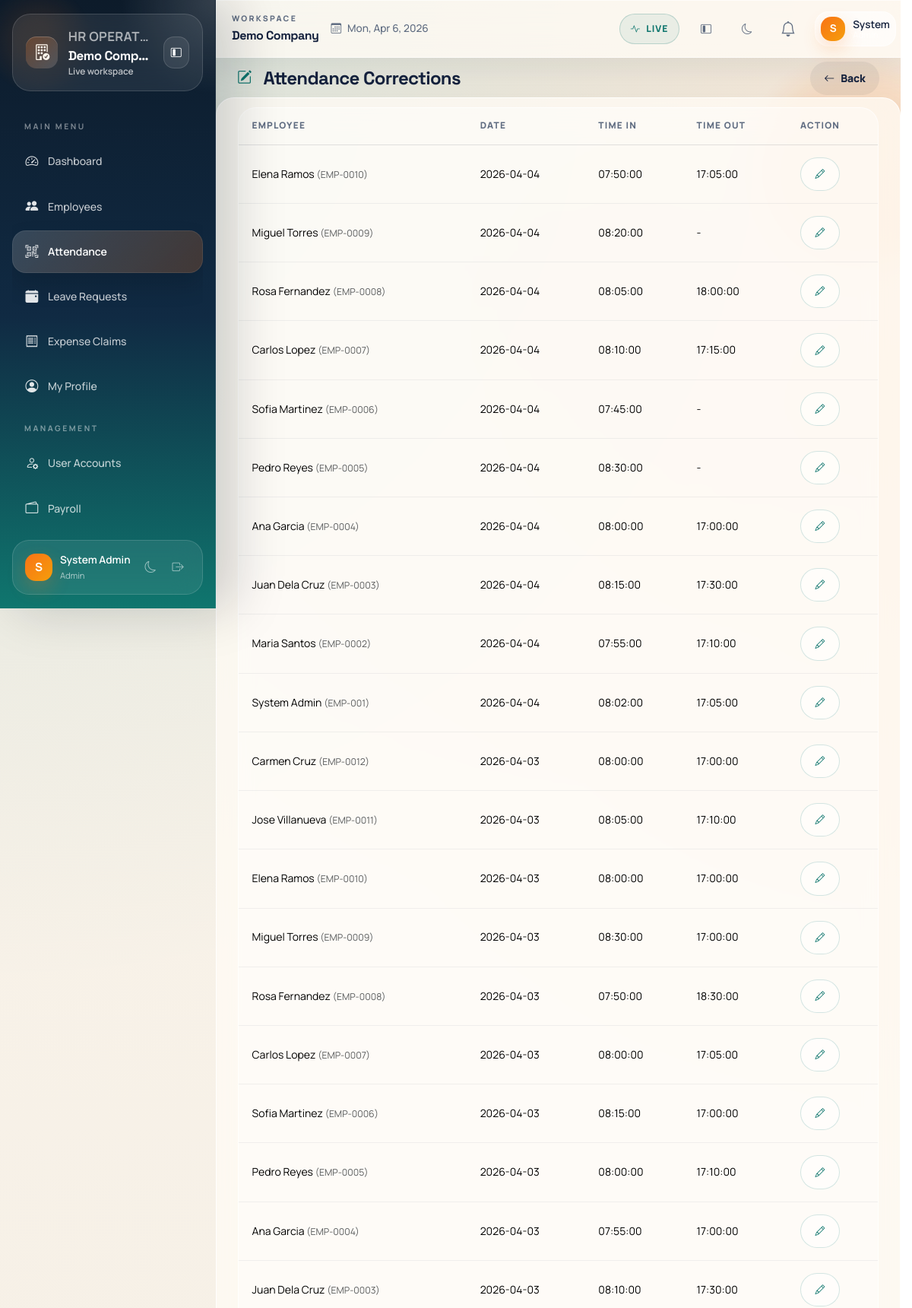
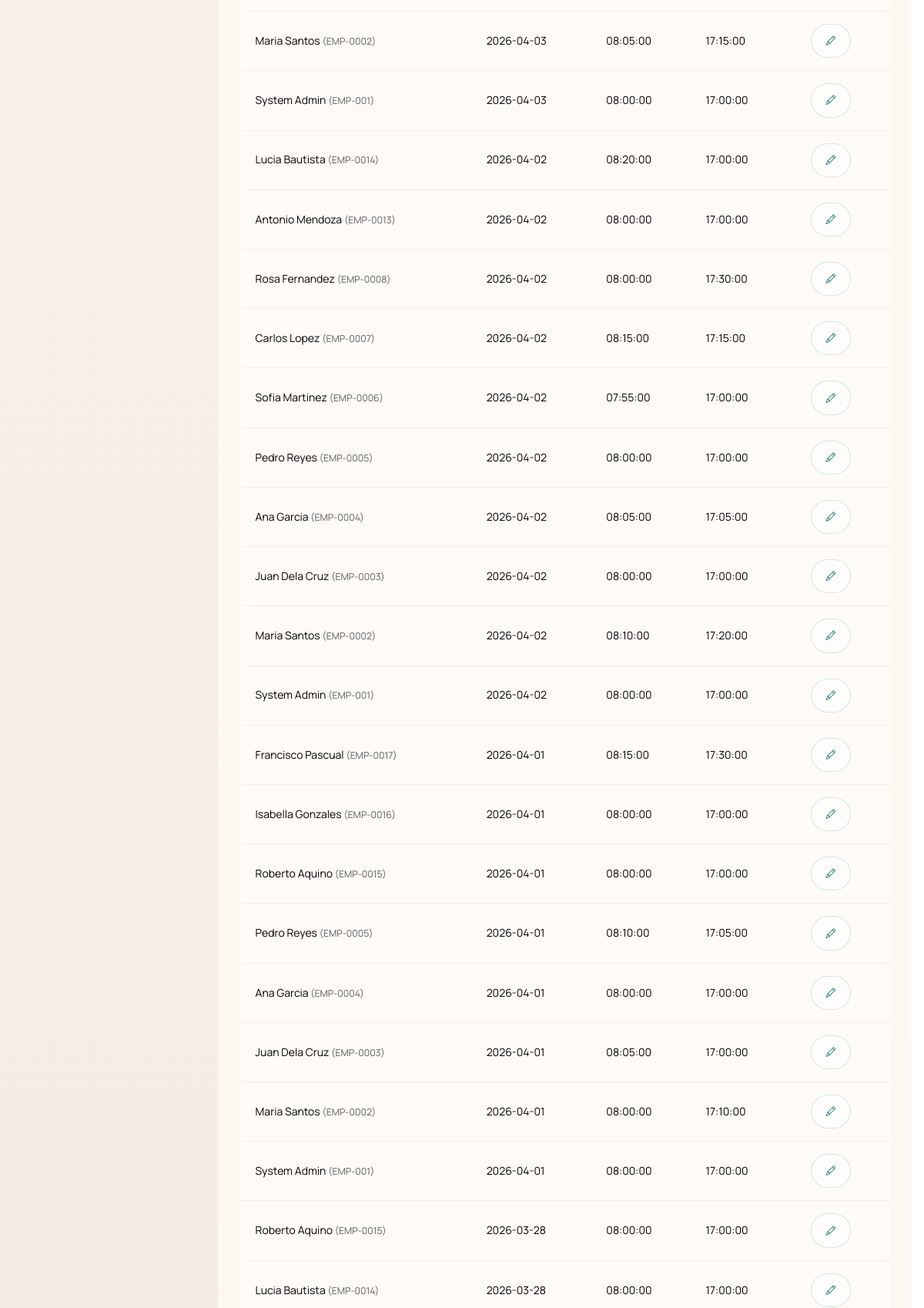
Screenshot of /modules/attendance/correct.php (signed in, upper part) with the database file from the repository (2 pictures, top to bottom).
### tables this page shows
CREATE TABLE attendance (
    id INT AUTO_INCREMENT PRIMARY KEY,
    company_id INT NOT NULL,
    employee_id INT NOT NULL,
    date DATE NOT NULL,
    time_in TIME NULL,
    time_out TIME NULL,
    notes VARCHAR(255),
    UNIQUE KEY uniq_attendance(company_id, employee_id, date)
);

CREATE TABLE employees (
    id INT AUTO_INCREMENT PRIMARY KEY,
    company_id INT NOT NULL,
    employee_code VARCHAR(30),
    first_name VARCHAR(100) NOT NULL,
    last_name VARCHAR(100) NOT NULL,
    email VARCHAR(150) NOT NULL,
    phone VARCHAR(50),
    department_id INT NULL,
    position_id INT NULL,
    hire_date DATE NULL,
    basic_salary DECIMAL(10,2) DEFAULT 0,
    status ENUM('active','inactive') DEFAULT 'active',
    created_at DATETIME DEFAULT CURRENT_TIMESTAMP,
    UNIQUE KEY uniq_emp_code(company_id, employee_code),
    UNIQUE KEY uniq_emp_email(company_id, email)
);

### includes/functions.php (called while the page is built, shortened)
<?php
function e($s) {
    return htmlspecialchars($s ?? "", ENT_QUOTES, "UTF-8");
}

### modules/attendance/correct.php (the view, shortened to what this page needs)
<?php
require_once __DIR__.'/../../config/db.php';
require_once __DIR__.'/../../includes/header.php';
require_once __DIR__.'/../../includes/nav.php';
$cid = company_id() ?? 1;
$rows = $pdo->prepare("SELECT a.*, e.first_name, e.last_name, e.employee_code
    FROM attendance a
    JOIN employees e ON e.id = a.employee_id
    WHERE a.company_id = ?
    ORDER BY a.date DESC, a.id DESC
    LIMIT 100");
$rows->execute([$cid]);
$rows = $rows->fetchAll();
?>
<div class="page-header d-flex justify-content-between align-items-center">
    <h4><i class="bi bi-pencil-square me-2"></i>Attendance Corrections</h4>
    <a href="index.php" class="btn btn-secondary"><i class="bi bi-arrow-left me-2"></i>Back</a>
</div>
<div class="card">
    <div class="card-body p-0">
        <table class="table table-hover mb-0">
            <thead><tr><th>Employee</th><th>Date</th><th>Time In</th><th>Time Out</th><th>Action</th></tr></thead>
            <tbody>
            <?php foreach($rows as $r): ?>
                <tr>
                    <td><?= e($r['first_name'].' '.$r['last_name']) ?> <small class="text-muted">(<?= e($r['employee_code']) ?>)</small></td>
                    <td><?= e($r['date']) ?></td>
                    <td><?= e($r['time_in'] ?? '-') ?></td>
                    <td><?= e($r['time_out'] ?? '-') ?></td>
                    <td><button class="btn btn-sm btn-outline-primary" data-bs-toggle="modal" data-bs-target="#edit<?= (int)$r['id'] ?>"><i class="bi bi-pencil"></i></button></td>
                </tr>
            <?php endforeach; ?>
            </tbody>
        </table>
    </div>
</div>
<?php require_once __DIR__.'/../../includes/footer.php'; ?>

### public/assets/css/style.css (style rules this page uses)
:root { --primary: #6366f1; --primary-dark: #4f46e5; --secondary: #818cf8; --success: #10b981; --warning: #f59e0b; --danger: #ef4444; --info: #06b6d4; --dark: #1e293b; --darker: #0f172a; --sidebar-w: 260px; --topbar-h: 64px; --bg: #f1f5f9; --bg-card: #ffffff; --text: #1e293b; --text-muted: #64748b; --border: #e2e8f0; --radius: 14px; --radius-sm: 8px; --radius-lg: 20px; --shadow-sm: 0 1px 3px rgba(0,0,0,.08), 0 1px 2px rgba(0,0,0,.06); --shadow: 0 4px 16px rgba(0,0,0,.08), 0 2px 4px rgba(0,0,0,.06); --shadow-lg: 0 12px 40px rgba(0,0,0,.12), 0 4px 12px rgba(0,0,0,.08); --sidebar-bg: linear-gradient(180deg, #1e293b 0%, #0f172a 100%); --sidebar-accent: #6366f1; }
*, *::before, *::after { box-sizing: border-box; margin: 0; padding: 0; }
html { scroll-behavior: smooth; }
body { font-family: 'Inter', -apple-system, BlinkMacSystemFont, 'Segoe UI', Roboto, sans-serif; font-size: 14px; line-height: 1.6; background: var(--bg); color: var(--text); min-height: 100vh; -webkit-font-smoothing: antialiased; -moz-osx-font-smoothing: grayscale; }
.main-content > *:not(.top-bar):not(.page-header) { padding-left: 2rem; padding-right: 2rem; }
.main-content > *:last-child { padding-bottom: 2.5rem; }
.page-header { display: flex; align-items: center; justify-content: space-between; flex-wrap: wrap; gap: 0.75rem; padding: 1.5rem 2rem 1rem; border-bottom: 1px solid var(--border); background: var(--bg-card); margin-bottom: 0; }
.page-header h4, .page-header h3 { font-weight: 700; color: var(--text); margin: 0; font-size: 1.3rem; display: flex; align-items: center; gap: 0.5rem; }
.page-header h4 i, .page-header h3 i { color: var(--primary); font-size: 1.2rem; }
.main-content > .page-header + * { padding-top: 1.75rem; }
.card { border: 1px solid var(--border); border-radius: var(--radius); box-shadow: var(--shadow-sm); background: var(--bg-card); overflow: hidden; transition: box-shadow 0.2s ease; }
.card-body { padding: 1.25rem; }
.table { margin-bottom: 0; color: var(--text); }
.table thead th { background: linear-gradient(135deg, #4f46e5 0%, #7c3aed 100%); color: white; font-weight: 700; border: none; padding: 0.9rem 1rem; font-size: 0.72rem; text-transform: uppercase; letter-spacing: 0.8px; white-space: nowrap; }
.table thead th:first-child { border-radius: 10px 0 0 0; }
.table thead th:last-child { border-radius: 0 10px 0 0; }
.table tbody tr { border-bottom: 1px solid var(--border); transition: background 0.15s ease; }
.table td { padding: 0.85rem 1rem; vertical-align: middle; border-color: var(--border); font-size: 0.875rem; }
.btn { border-radius: var(--radius-sm); font-weight: 600; font-size: 0.875rem; padding: 0.5rem 1.1rem; transition: transform 0.15s ease, box-shadow 0.15s ease, opacity 0.15s; border: none; }
.btn-secondary { background: #e2e8f0; color: var(--text); }
.btn-sm { padding: 0.35rem 0.75rem; font-size: 0.8rem; border-radius: var(--radius-sm); }
.btn-outline-primary { border: 1.5px solid var(--primary); color: var(--primary); background: transparent; }
.card, .stat-card { animation: fadeIn 0.25s ease; }

### rows the page displays
attendance: employee.last_name "Elena Ramos", employee.employee_code "EMP-0010", date "2026-04-04", time_in "07:50:00", time_out "17:05:00"
attendance: employee.last_name "Miguel Torres", employee.employee_code "EMP-0009", date "2026-04-04", time_in "08:20:00", time_out "-"
attendance: employee.last_name "Rosa Fernandez", employee.employee_code "EMP-0008", date "2026-04-04", time_in "08:05:00", time_out "18:00:00"
attendance: employee.last_name "Carlos Lopez", employee.employee_code "EMP-0007", date "2026-04-04", time_in "08:10:00", time_out "17:15:00"
attendance: employee.last_name "Sofia Martinez", employee.employee_code "EMP-0006", date "2026-04-04", time_in "07:45:00", time_out "-"
attendance: employee.last_name "Pedro Reyes", employee.employee_code "EMP-0005", date "2026-04-04", time_in "08:30:00", time_out "-"
attendance: employee.last_name "Ana Garcia", employee.employee_code "EMP-0004", date "2026-04-04", time_in "08:00:00", time_out "17:00:00"
attendance: employee.last_name "Juan Dela Cruz", employee.employee_code "EMP-0003", date "2026-04-04", time_in "08:15:00", time_out "17:30:00"
attendance: employee.last_name "Maria Santos", employee.employee_code "EMP-0002", date "2026-04-04", time_in "07:55:00", time_out "17:10:00"
attendance: employee.last_name "System Admin", employee.employee_code "EMP-001", date "2026-04-04", time_in "08:02:00", time_out "17:05:00"
attendance: employee.last_name "Carmen Cruz", employee.employee_code "EMP-0012", date "2026-04-03", time_in "08:00:00", time_out "17:00:00"
attendance: employee.last_name "Jose Villanueva", employee.employee_code "EMP-0011", date "2026-04-03", time_in "08:05:00", time_out "17:10:00"
attendance: employee.last_name "Elena Ramos", employee.employee_code "EMP-0010", date "2026-04-03", time_in "08:00:00", time_out "17:00:00"
attendance: employee.last_name "Miguel Torres", employee.employee_code "EMP-0009", date "2026-04-03", time_in "08:30:00", time_out "17:00:00"
attendance: employee.last_name "Rosa Fernandez", employee.employee_code "EMP-0008", date "2026-04-03", time_in "07:50:00", time_out "18:30:00"
attendance: employee.last_name "Carlos Lopez", employee.employee_code "EMP-0007", date "2026-04-03", time_in "08:00:00", time_out "17:05:00"
attendance: employee.last_name "Sofia Martinez", employee.employee_code "EMP-0006", date "2026-04-03", time_in "08:15:00", time_out "17:00:00"
attendance: employee.last_name "Pedro Reyes", employee.employee_code "EMP-0005", date "2026-04-03", time_in "08:00:00", time_out "17:10:00"
attendance: employee.last_name "Ana Garcia", employee.employee_code "EMP-0004", date "2026-04-03", time_in "07:55:00", time_out "17:00:00"
attendance: employee.last_name "Juan Dela Cruz", employee.employee_code "EMP-0003", date "2026-04-03", time_in "08:10:00", time_out "17:30:00"
attendance: employee.last_name "Maria Santos", employee.employee_code "EMP-0002", date "2026-04-03", time_in "08:05:00", time_out "17:15:00"
attendance: employee.last_name "System Admin", employee.employee_code "EMP-001", date "2026-04-03", time_in "08:00:00", time_out "17:00:00"
attendance: employee.last_name "Lucia Bautista", employee.employee_code "EMP-0014", date "2026-04-02", time_in "08:20:00", time_out "17:00:00"
attendance: employee.last_name "Antonio Mendoza", employee.employee_code "EMP-0013", date "2026-04-02", time_in "08:00:00", time_out "17:00:00"
attendance: employee.last_name "Rosa Fernandez", employee.employee_code "EMP-0008", date "2026-04-02", time_in "08:00:00", time_out "17:30:00"
attendance: employee.last_name "Carlos Lopez", employee.employee_code "EMP-0007", date "2026-04-02", time_in "08:15:00", time_out "17:15:00"
attendance: employee.last_name "Sofia Martinez", employee.employee_code "EMP-0006", date "2026-04-02", time_in "07:55:00", time_out "17:00:00"
attendance: employee.last_name "Pedro Reyes", employee.employee_code "EMP-0005", date "2026-04-02", time_in "08:00:00", time_out "17:00:00"
attendance: employee.last_name "Ana Garcia", employee.employee_code "EMP-0004", date "2026-04-02", time_in "08:05:00", time_out "17:05:00"
attendance: employee.last_name "Juan Dela Cruz", employee.employee_code "EMP-0003", date "2026-04-02", time_in "08:00:00", time_out "17:00:00"
attendance: employee.last_name "Maria Santos", employee.employee_code "EMP-0002", date "2026-04-02", time_in "08:10:00", time_out "17:20:00"
attendance: employee.last_name "System Admin", employee.employee_code "EMP-001", date "2026-04-02", time_in "08:00:00", time_out "17:00:00"
attendance: employee.last_name "Francisco Pascual", employee.employee_code "EMP-0017", date "2026-04-01", time_in "08:15:00", time_out "17:30:00"
attendance: employee.last_name "Isabella Gonzales", employee.employee_code "EMP-0016", date "2026-04-01", time_in "08:00:00", time_out "17:00:00"
attendance: employee.last_name "Roberto Aquino", employee.employee_code "EMP-0015", date "2026-04-01", time_in "08:00:00", time_out "17:00:00"
attendance: employee.last_name "Pedro Reyes", employee.employee_code "EMP-0005", date "2026-04-01", time_in "08:10:00", time_out "17:05:00"
attendance: employee.last_name "Ana Garcia", employee.employee_code "EMP-0004", date "2026-04-01", time_in "08:00:00", time_out "17:00:00"
attendance: employee.last_name "Juan Dela Cruz", employee.employee_code "EMP-0003", date "2026-04-01", time_in "08:05:00", time_out "17:00:00"
attendance: employee.last_name "Maria Santos", employee.employee_code "EMP-0002", date "2026-04-01", time_in "08:00:00", time_out "17:10:00"
attendance: employee.last_name "System Admin", employee.employee_code "EMP-001", date "2026-04-01", time_in "08:00:00", time_out "17:00:00"
attendance: employee.last_name "Roberto Aquino", employee.employee_code "EMP-0015", date "2026-03-28", time_in "08:00:00", time_out "17:00:00"
attendance: employee.last_name "Lucia Bautista", employee.employee_code "EMP-0014", date "2026-03-28", time_in "08:00:00", time_out "17:00:00"

### other values shown
$company['name'] "Demo Comp…"
$companyPlanLabel "Live workspace"
substr($u['name'] ?: $u['email'], 0, 1) "S"
$u['name'] ?: $u['email'] "System Admin"
$u['role'] "Admin"
$company['name'] "Demo Company"
explode(' ', $u['name'] ?: $u['email'])[0] "System"
